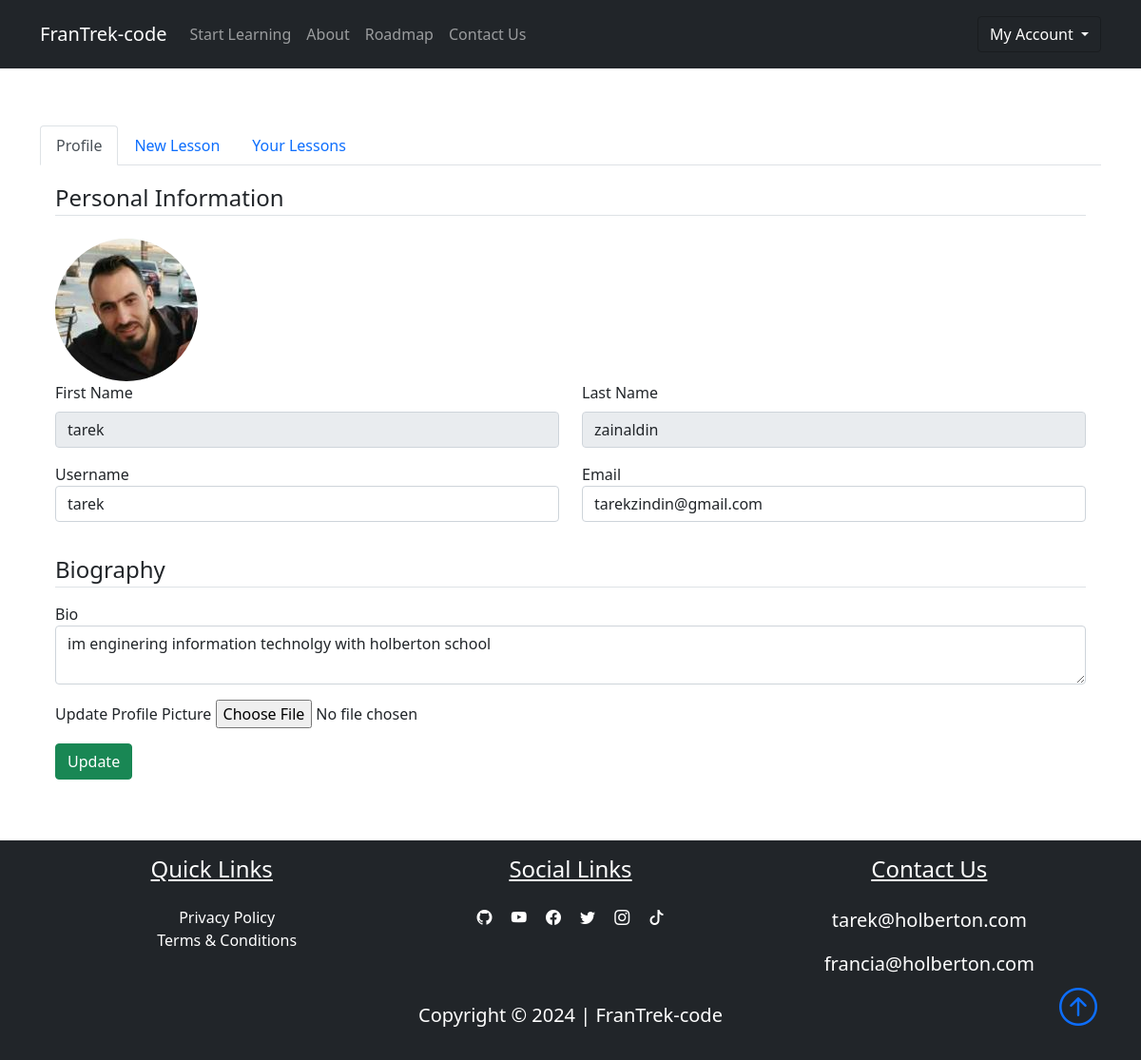
/dashboard/profile (signed in), run on the app's committed database.
### FranTrek/models.py (models this page shows, shortened)
class User(db.Model, UserMixin):
    id = db.Column(db.Integer, primary_key=True)
    fname = db.Column(db.String(25), nullable=False)
    lname = db.Column(db.String(25), nullable=False)
    username = db.Column(db.String(25), unique=True, nullable=False)
    email = db.Column(db.String(125), unique=True, nullable=False)
    image_file = db.Column(db.String(20), nullable=False, default="default.png")
    bio = db.Column(db.Text, nullable=True)
    password = db.Column(db.String(60), nullable=False)
    lessons = db.relationship("Lesson", backref="author", lazy=True)

### FranTrek/users/routes.py (the view)
@users.route("/dashboard/profile", methods=["GET", "POST"])
@login_required
def profile():
    profile_form = UpdateProfileForm()
    if profile_form.validate_on_submit():
        if profile_form.picture.data:
            picture_file = save_picture(
                profile_form.picture.data, "static/user_pics", output=(150, 150)
            )
            current_user.image_file = picture_file
        current_user.username = profile_form.username.data
        current_user.email = profile_form.email.data
        current_user.bio = profile_form.bio.data
        db.session.commit()
        flash("Your profile has been updated", "success")
        return redirect(url_for("users.profile"))
    elif request.method == "GET":
        profile_form.username.data = current_user.username
        profile_form.email.data = current_user.email
        profile_form.bio.data = current_user.bio
    image_file = url_for("static", filename=f"user_pics/{current_user.image_file}")
    return render_template(
        "profile.html",
        title="Profile",
        profile_form=profile_form,
        image_file=image_file,
        active_tab="profile",
    )

### FranTrek/users/forms.py (shortened to what this page needs)
class UpdateProfileForm(FlaskForm):
    username = StringField(
        "Username", validators=[DataRequired(), Length(min=2, max=25)]
    )
    email = StringField("Email", validators=[DataRequired(), Email()])
    bio = TextAreaField("Bio")
    picture = FileField(
        "Update Profile Picture", validators=[FileAllowed(["jpg", "png"])]
    )
    submit = SubmitField("Update")

### FranTrek/models.py (called while the page is built)
@login_manager.user_loader
def load_user(user_id):
    return User.query.get(int(user_id))

### FranTrek/templates/profile.html (shortened to what this page needs)
{% extends "dashboard.html"%}
{% block profile %}
<div class="{{'tab-pane show active fade p-3' if active_tab=='profile' else 'tab-pane fade p-3'}}" id="nav-profile"
    role="tabpanel" aria-labelledby="nav-profile-tab">
    <form action=" " method="POST" enctype="multipart/form-data">
        <fieldset class='form-group'>
            <legend class='border-bottom mb-4'>Personal Information</legend>
            <img class="rounded-circle user-img" src="{{image_file}}" alt="">
            <div class='form-group'>
                <div class="row mb-3">
                    <div class="col">
                        <label for="fname" class="form-label">First Name</label>
                        <input class="form-control" type="text" value="{{ current_user.fname}}" readonly>
                    </div>
                    <div class="col">
                        <label for="lname" class="form-label">Last Name</label>
                        <input class="form-control" type="text" value="{{ current_user.lname}}" readonly>
                    </div>
                </div>
                <div class="row mb-3">
                    <div class="col">
                        {{ profile_form.username.label(class='form-control-label')}}
                        {% if profile_form.username.errors%}
                        {{ profile_form.username(class='form-control form-control-lg is-invalid')}}
                        <div class="invalid-feedback">
                            {% for error in profile_form.username.errors %}
                            <span>{{error}}</span>
                            {% endfor %}
                        </div>
                        {% else %}
                        {{ profile_form.username(class='form-control form-control')}}
                        {% endif %}
                    </div>
                    <div class="col">
                        {{ profile_form.email.label(class='form-control-label')}}
                        {% if profile_form.email.errors%}
                        {{ profile_form.email(class='form-control form-control-lg is-invalid')}}
                        <div class="invalid-feedback">
                            {% for error in profile_form.email.errors %}
                            <span>{{error}}</span>
                            {% endfor %}
                        </div>
                        {% else %}
                        {{ profile_form.email(class='form-control form-control')}}
                        {% endif %}
                    </div>
                </div>
            </div>
        </fieldset>
        <fieldset>
            <legend class="border-bottom my-3">Biography</legend>
            <div class="form-group">
                <div class="my-3">
                    {{ profile_form.bio.label(class='form-control-label') }}
                    {{ profile_form.bio(class='form-control') }}
                </div>
                <div class="form-group mb-3">
                    {{ profile_form.picture.label}}
                    {{ profile_form.picture(class='form-control-file')}}
                </div>
                <div class="col-12">
                    <button class="btn btn-success" type="submit">Update</button>
                </div>
            </div>
        </fieldset>
    </form>
</div>
{% endblock profile %}

### FranTrek/static/main.css (style rules this page uses)
body::before { display: block; content: ''; height: 60px; }
.user-img { height: 150px; width: 150px; margin-right: 8px; }

### data on the page
User: fname "tarek", lname "zainaldin", username "tarek", email "tarekzindin@gmail.com", bio "im enginering information technolgy with holberton school"

### other printed values
{{ profile_form.username.label(class='form-control-label') }} "Username"
{{ profile_form.email.label(class='form-control-label') }} "Email"
{{ profile_form.bio.label(class='form-control-label') }} "Bio"
{{ profile_form.picture.label }} "Update Profile Picture"
